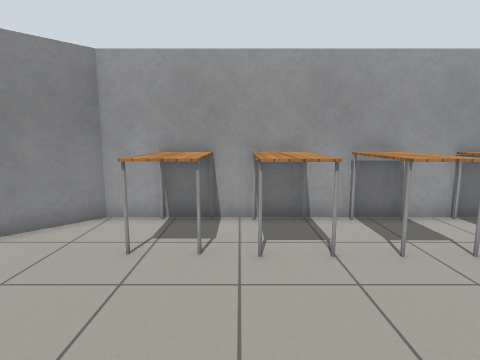
[1] (above)

20 first-person views from a walk through a world built for the Gazebo simulator. The camera is 1.2 m above the floor, tilts 8° down and sees 80° across. The floor is counted in squares, 0.5 m on a side. Each view is taken from the middle of a square. On the plan, view 1 faces up. The plan holds only what a view shows up to about 18 squares ahead; the rest is blank. Robots are left out. Simple patterns stand in for the simulator's built-in surfaces.

[2]
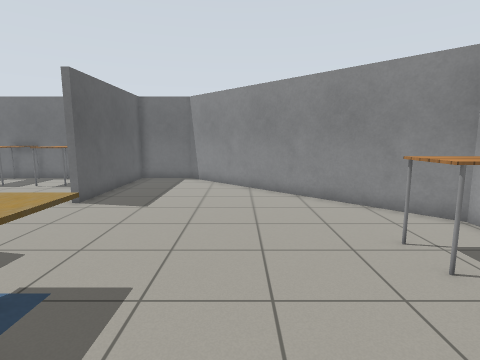

[3]
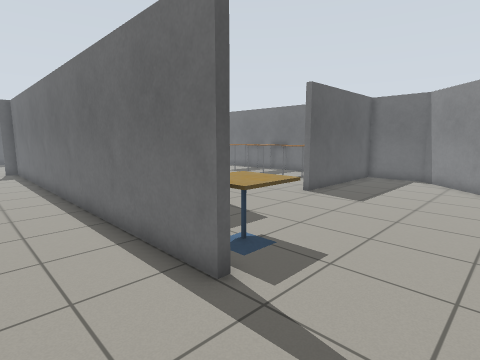

[4]
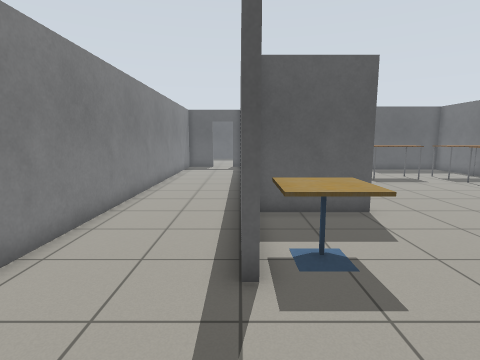

[5]
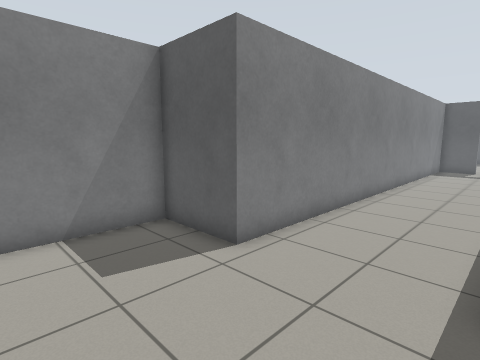

[6]
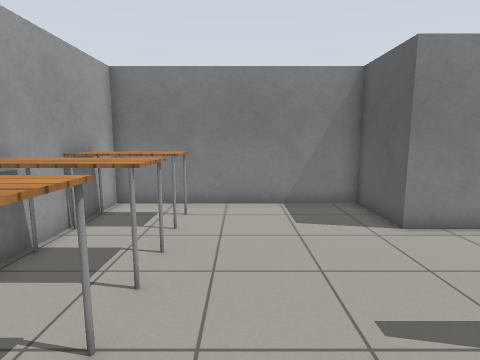

[7]
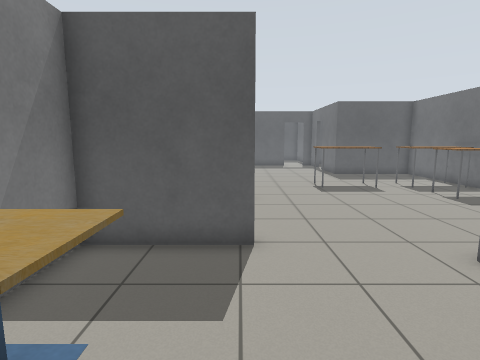

[8]
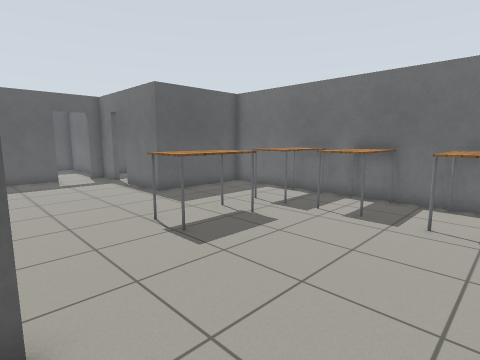

[9]
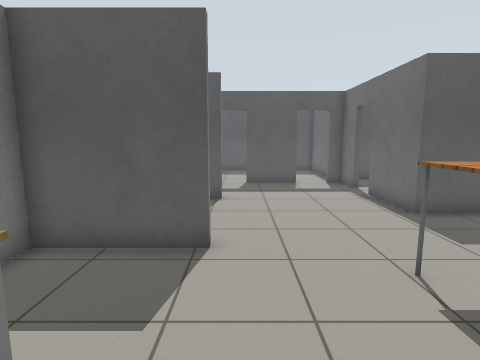

[10]
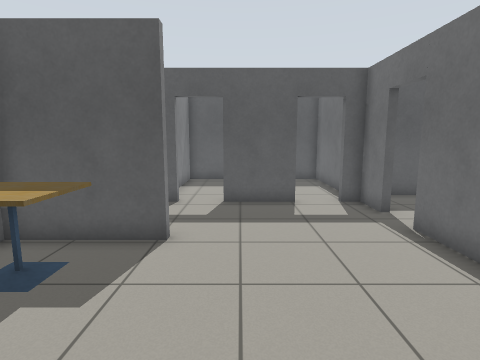

[11]
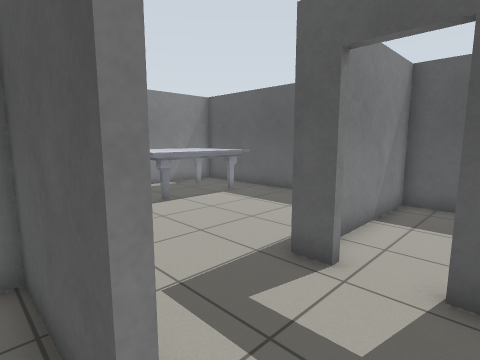

[12]
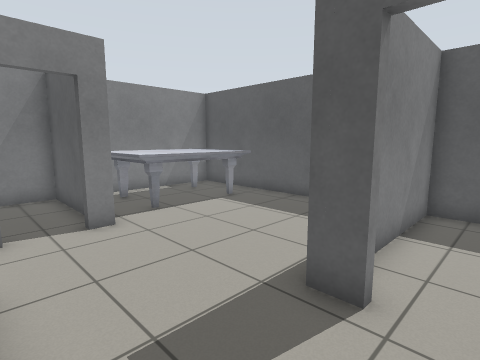

[13]
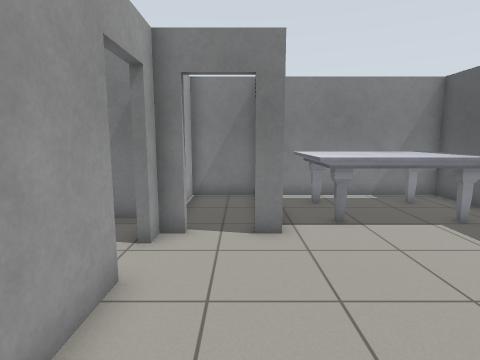

[14]
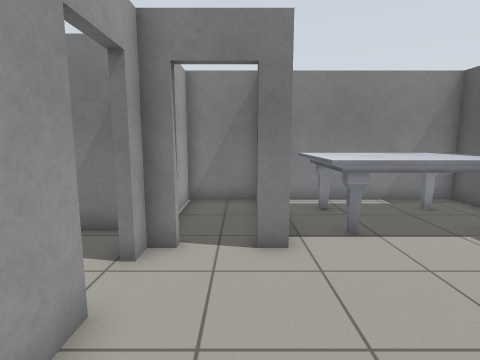

[15]
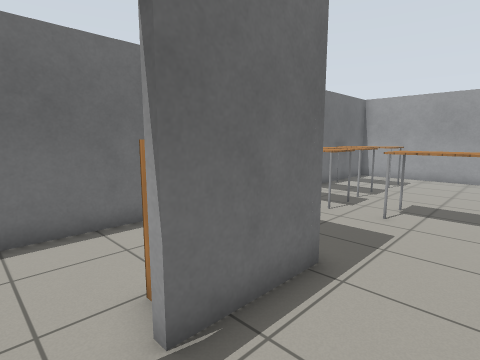

[16]
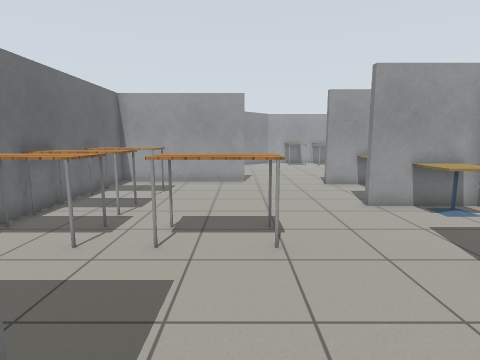

[17]
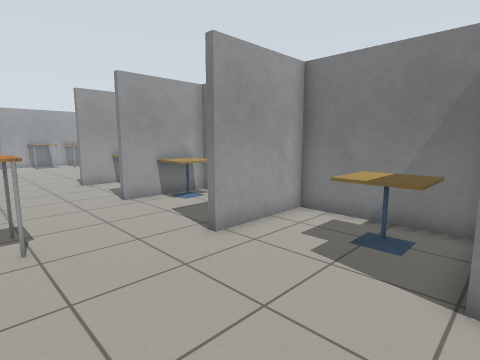

[18]
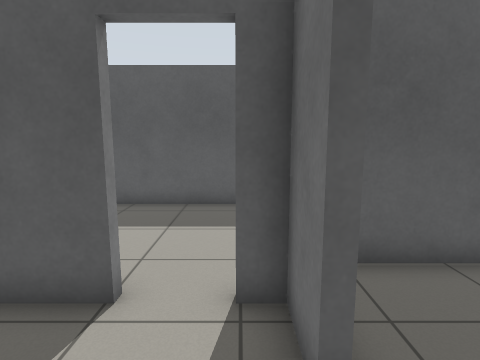

[19]
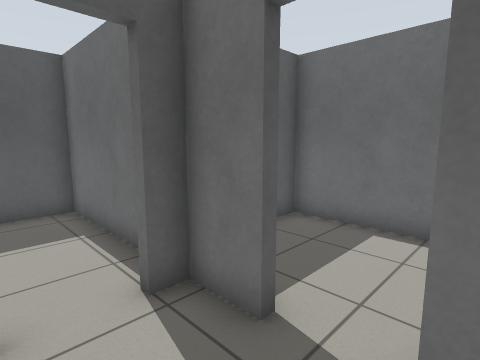

[20]
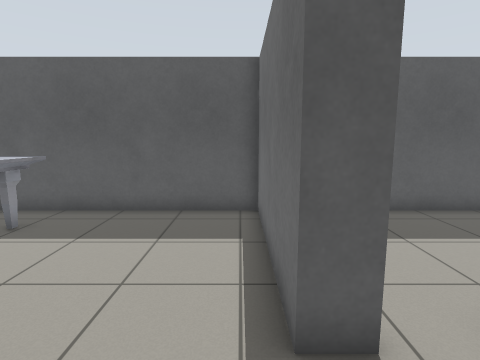

### Floor plan
Points are (right, up) in squares from view 1. A wall is a line through its corners. A room is listed if a view was taken in it or the views show most of it. See-through windows are left out.
Room 1 (views 1, 2, 3, 4, 5, 6, 7, 8, 9, 10, 11, 12, 15, 16, 17, 18, 19)
walls: (-2.4, -5.3) (-0.4, -5.3); (-0.5, -5.6) (-2.4, -5.6); (1.7, -5.4) (1.7, -3.2); (-6.6, -4.4) (-13.9, -4.4) (-13.9, -19.1) (-8.7, -19.1) (-8.7, -22.5); (1.8, -10.8) (-2.2, -10.8) (-2.2, -10.4); (2, -0.5) (2, -19.9); (6.5, -17.4) (6.5, -0.4) (9.7, -0.4) (9.7, 8.7) (-4.2, 8.7) (-13.9, -1) (-13.9, -4.1) (-6.6, -4.1); (-2.2, -22) (-2.2, -21.6) (1.7, -21.6) (1.7, -16.4) (-2.2, -16.4) (-2.2, -16.1) (1.7, -16.1) (1.7, -15.2); (6.5, -20.9) (6.5, -19.6); (-8.7, -24.3) (-8.7, -25.9) (-7.9, -25.9); (-6.2, -25.9) (-3.2, -25.9)
ways out: opening at (-1.5, -24) to room 2; open door at (3.5, -22) to room 2; open door at (-7.5, -26) to room 3; open door at (-2.5, -26) to room 3; open door at (-9, -23.5) to room 4
objects: table (-13, -15) to (-11, -14); table (-13, -12) to (-11, -11); table (-13, -8) to (-11, -7); table (-9, -15) to (-6, -14); table (-2, 6) to (-1, 8); cafe table (-1, -20) to (1, -19); cafe table (-1, -12) to (1, -11); other object (0, -6) to (1, -5); cafe table (0, -2) to (1, -1); table (1, 6) to (2, 8); table (4, 6) to (5, 8); table (7, 6) to (8, 8)
Room 2 (views 13, 14, 20)
walls: (5.1, -25.1) (5.1, -24.3); (-1.6, -25.9) (-0.6, -25.9) (-0.6, -32.5) (10.3, -32.5) (10.3, -25.9); (2.6, -21.9) (0.1, -21.9)
ways out: opening at (-1.5, -24) to room 1; open door at (3.5, -22) to room 1; open door at (5, -23.5)
objects: marble table (6, -31) to (9, -26)
Room 3 (no view inside)
walls: (-8.7, -27.7) (-8.7, -32.5) (-0.9, -32.5) (-0.9, -27.5)
ways out: open door at (-7.5, -26) to room 1; open door at (-2.5, -26) to room 1
Room 4 (no view inside)
walls: (-13.9, -20) (-13.9, -27.3) (-10.3, -27.3)
ways out: open door at (-9, -23.5) to room 1
objects: bookshelf (-10, -22) to (-9, -21)

Where each view was taken, in squares from view 1:
view 1: 0 up, 0 right, facing up
view 2: 2 up, 4 right, facing left
view 3: 3 up, 5 right, facing down-left
view 4: 4 up, 2 right, facing down
view 5: 4 up, 2 right, facing down-right
view 6: 4 up, 1 left, facing right
view 7: 1 up, 2 left, facing down
view 8: 7 down, 2 left, facing down-left
view 9: 10 down, 3 left, facing down
view 10: 15 down, 4 left, facing down
view 11: 21 down, 4 left, facing down-right
view 12: 22 down, 3 left, facing down-right
view 13: 24 down, 2 left, facing right
view 14: 24 down, 1 left, facing right
view 15: 24 down, 6 left, facing up-left
view 16: 21 down, 7 left, facing up
view 17: 22 down, 7 left, facing up-right
view 18: 22 down, 8 left, facing down
view 19: 22 down, 6 left, facing down-left
view 20: 23 down, 0 right, facing down
